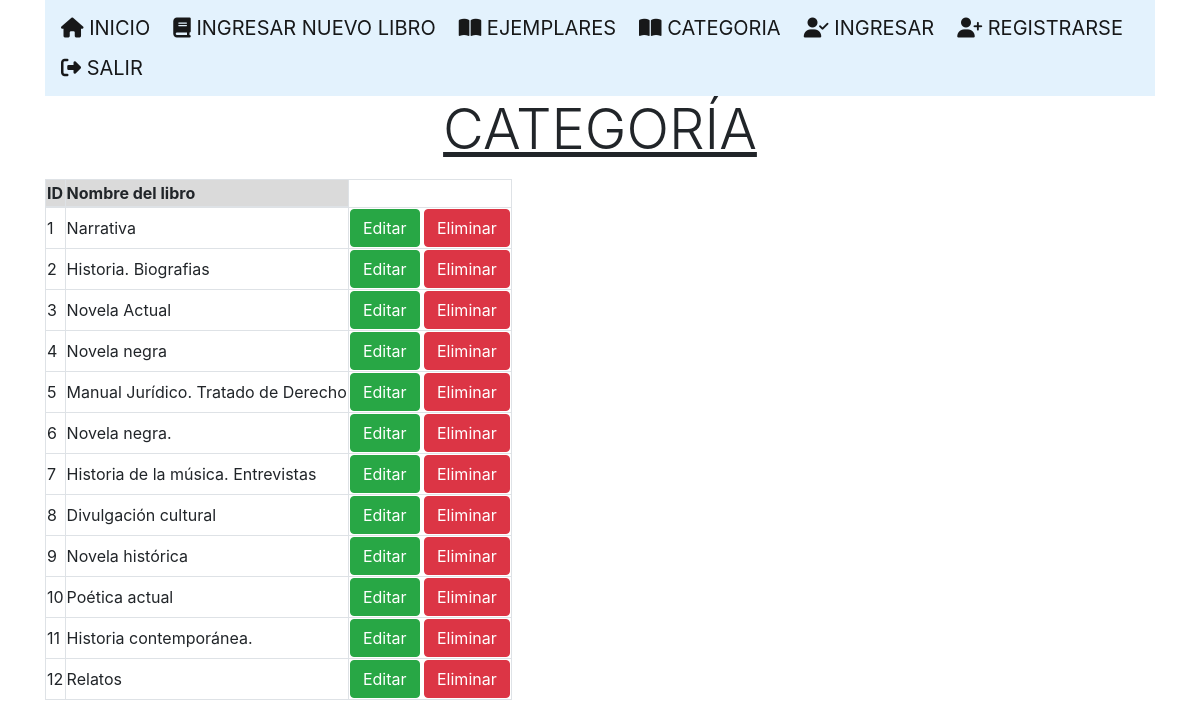
/index.php/usuario/categoria, run on the app's committed database.
### tables this page shows
CREATE TABLE `categoria` (
  `cate_id` int(11) NOT NULL,
  `cate_nombre` varchar(45) DEFAULT NULL
);

### application/controllers/Usuario.php (called while the page is built, shortened)
<?php
class Usuario extends CI_Controller
{
    public function __construct() {
        $this->load->model('model_usuario');
    }
    public function categoria(){
        $this->load->model('model_usuario');
        $result = $this->model_usuario->ver();
        $datos = array('registros'=>$result);
        $this->load->view('header');
        $this->load->view('usuario/categoria',$datos);
        $this->load->view('footer');
    }
}

### index.php (called while the page is built, shortened)
<?php
require_once BASEPATH.'core/CodeIgniter.php';

### application/models/model_usuario.php (called while the page is built, shortened)
<?php
class Model_usuario extends CI_Model
{ public function __construct() {
    $this->load->database();
}
     public function ver()
     {
         $query = $this->db->get('categoria', 30);
         return $query->result();
     }
}

### application/views/usuario/categoria.php (the view)
<div class="container">
<nav class="navbar navbar-light" style="background-color: #e3f2fd;">
  <a  href="<?php echo base_url('usuario/regresar') ?>" class="navbar-brand" href="#"><i class="fas fa-home"></i> INICIO</a>
  <a  href="<?php echo base_url('usuario/formulario') ?>" class="navbar-brand" href="#"><i class="fas fa-book"></i> INGRESAR NUEVO LIBRO</a>
  <a  href="<?php echo base_url('usuario/ejemplar') ?>"  class="navbar-brand" href="#"><i class="fas fa-book-open"></i> EJEMPLARES </a>
  <a  href="<?php echo base_url('usuario/categoria') ?>"  class="navbar-brand" href="#"><i class="fas fa-book-open"></i> CATEGORIA </a>
  <a href="<?php echo base_url('Login'); ?>" class="navbar-brand" href="#"><i class="fas fa-user-check"></i> INGRESAR</a>
  <a href="<?php echo base_url('Login/registro'); ?>" class="navbar-brand" href="#"><i class="fas fa-user-plus"></i> REGISTRARSE</a>
  <a href="<?php echo base_url('Login/salir'); ?>" class="navbar-brand" href="#"><i class="fas fa-sign-out-alt"></i> SALIR</a>
</nav>
<h2 align="center" class="display-4" class="text-info"><p><u>CATEGORÍA</u></p></h2>
<table class="table-bordered">
    <thead>
        <tr class="table-active">
        <th scope="col">ID</th>
        <th scope="col"> Nombre del libro</th>
        </tr>
    </thead>
    <tbody>
        <?php foreach ($registros as $reg): ?>
        <tr>
            <td><?php echo $reg->cate_id; ?></td>
            <td><?php echo $reg->cate_nombre; ?></td>
            <td>
                <form method="DELETE" action="<?php echo base_url('usuario/delete/'.$reg->cate_id);?>">
                 <a class="btn btn-success" href="<?php echo base_url('usuario/edit_cate/'.$reg->cate_id) ?>"> Editar</a>
                 <button class="btn btn-danger" type="submit"> Eliminar</button>
                </form>
            </td>
        </tr>
        <?php endforeach; ?>
    </tbody>
</table>

### application/views/header.php (shortened to what this page needs)
<!DOCTYPE html>
<html lang="en">
<head>
    <link rel="stylesheet" href="<?php echo base_url(); ?>assets/bootstrap4/css/bootstrap.min.css">
    <link rel="stylesheet" href="<?php echo base_url(); ?>assets/bootstrap4/css/estilos.css">
</head>
<body>

### application/views/footer.php
</div>
</body>
</html>

### data on the page
categoria: cate_id "1", cate_nombre "Narrativa"
categoria: cate_id "2", cate_nombre "Historia. Biografias"
categoria: cate_id "3", cate_nombre "Novela Actual"
categoria: cate_id "4", cate_nombre "Novela negra"
categoria: cate_id "5", cate_nombre "Manual Jurídico. Tratado de Derecho"
categoria: cate_id "6", cate_nombre "Novela negra."
categoria: cate_id "7", cate_nombre "Historia de la música. Entrevistas"
categoria: cate_id "8", cate_nombre "Divulgación cultural"
categoria: cate_id "9", cate_nombre "Novela histórica"
categoria: cate_id "10", cate_nombre "Poética actual"
categoria: cate_id "11", cate_nombre "Historia contemporánea."
categoria: cate_id "12", cate_nombre "Relatos"
